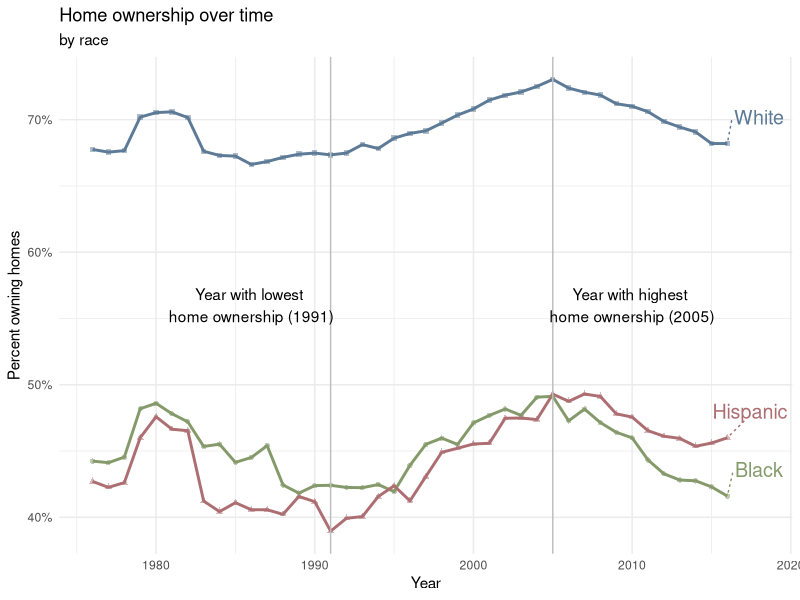
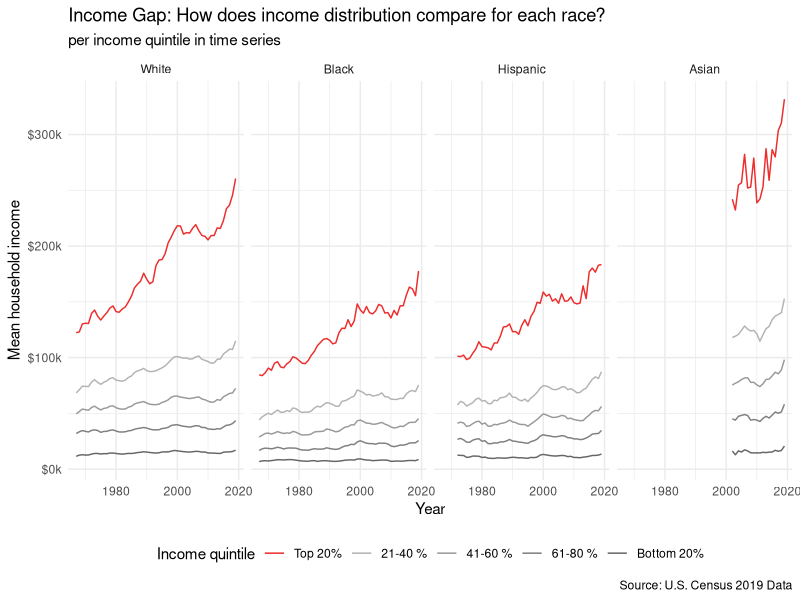
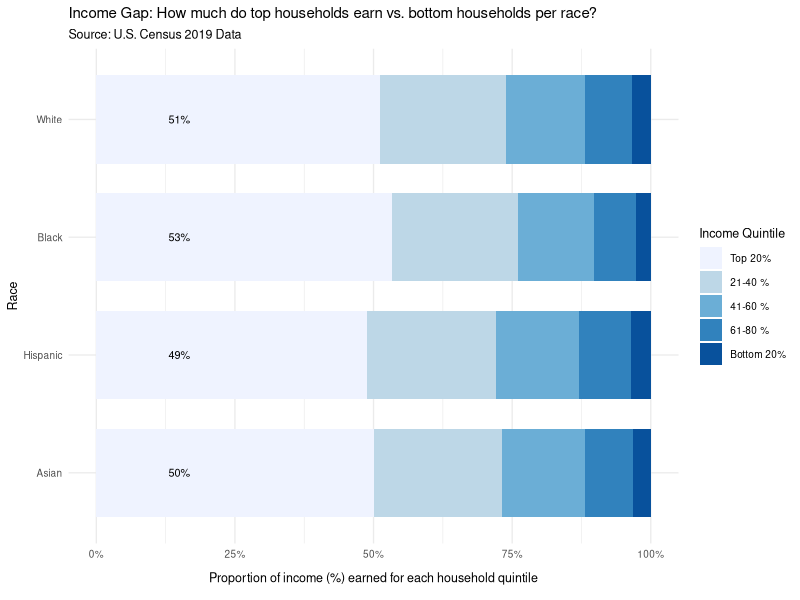

Reproduce these figures in R, in order.
## ---- chunk 1
knitr::opts_chunk$set(echo = TRUE)
## ---- chunk 2
library(tidyverse)
library(viridis)
library(ggrepel)
library(ggthemes)
# library(gganimate)
## ---- chunk 3
income_mean <- read_csv(file = "../data/income_mean.csv")
home_owner <- read_csv(file = "../data/home_owner.csv")
## ---- chunk 4
lowest_year <- home_owner %>%
  group_by(year) %>%
  summarize(mean_pct_unweighted = mean(home_owner_pct)) %>%
  arrange(mean_pct_unweighted) %>%
  slice(1) %>%
  pull(year)
highest_year <- home_owner %>%
  group_by(year) %>%
  summarize(mean_pct_unweighted = mean(home_owner_pct)) %>%
  arrange(desc(mean_pct_unweighted)) %>%
  slice(1) %>%
  pull(year)

last_year <- home_owner %>%
  group_by(race) %>%
  filter(year == max(year))
## ---- chunk 5
home_owner %>%
  ggplot(
    aes(x = year, y = home_owner_pct, color = race, shape = race)
  ) +
  geom_line(size = 1) +
  geom_point(alpha = 0.5, size = 1.5) +
  geom_vline(aes(xintercept = lowest_year), color = "grey") +
  geom_vline(aes(xintercept = highest_year), color = "grey") +
  annotate(geom = "text",
    x = lowest_year - 5, 
    y = 0.56,
    label = paste0("Year with lowest \nhome ownership (", lowest_year, ")"),
    color = "black"
    ) +
  annotate(
    geom = "text",
    x = highest_year + 5, 
    y = 0.56, 
    label = paste0("Year with highest \nhome ownership (", highest_year, ")"), 
    color = "black"
    ) +
  geom_text_repel(data = last_year,
                  aes(label = race),
                  direction = "y",
                  nudge_x = 2,
                  nudge_y = 0.02,
                  size = 5,
                  segment.linetype = "dotted") +
  scale_color_manual(values = c("#859a6a", "#ad6e72", "#5d7a96")) +
  scale_y_continuous(labels = scales::percent_format(scale = 100)) +
  labs(
    x = "Year",
    y = "Percent owning homes",
    color = "Race",
    shape = "Race",
    title = "Home ownership over time",
    subtitle = "by race"
  ) +
  theme_minimal() +
  theme(legend.position = "none")
## ---- chunk 6
income_mean <- income_mean %>%
  filter(!str_detect(race, "Combination"),
         !str_detect(race, "Not Hispanic"),
         !str_detect(race, "All"),
         dollar_type == "2019 Dollars",
         income_quintile != "Top 5%") %>%
  group_by(year, race, income_quintile) %>%
  summarize(income_dollars =  mean(income_dollars), 
            .groups = "drop") %>%
  mutate(race = str_remove(race, ',?\\s(.*)'),
         income_quintile = ordered(income_quintile, c("Lowest", "Second", 
                                                      "Middle", "Fourth", 
                                                      "Highest")),
      income_percentile = case_when(
        income_quintile == "Top 5%"   ~ "1st - 5th",
        income_quintile == "Highest"  ~ "Top 20%",
        income_quintile == "Fourth"   ~ "21-40 %",
        income_quintile == "Middle"   ~ "41-60 %",
        income_quintile == "Second"   ~ "61-80 %",
        income_quintile == "Lowest"   ~ "Bottom 20%"),
      income_percentile = ordered(income_percentile, 
                                  c("Bottom 20%", "61-80 %", "41-60 %", 
                                    "21-40 %", "Top 20%")),
      race = ordered(race, c("White", "Black", "Hispanic", "Asian")))
  
## ---- chunk 7
highest_perc_table <- income_mean %>%
  filter(year == 2019) %>%
  group_by(race) %>%
  transmute(income_quintile, percent = income_dollars/sum(income_dollars)) %>%
  filter(income_quintile == "Highest")
## ---- chunk 8

income_mean %>%
  ggplot(
    aes(x = year, y = income_dollars, color = income_percentile)
  ) +
  geom_line() +
  facet_wrap(.~race, nrow = 1) +
  scale_y_continuous(labels = scales::label_number(big.mark = ",", 
                                                   scale = 0.001, 
                                                   suffix = "k",
                                                   prefix = "$")) +
  scale_color_manual(values = c("grey40", "grey50", "grey60", "grey70", 
                                "firebrick2")) +
  labs(
    title = "Income Gap: How does income distribution compare for each race?",
    subtitle = "per income quintile in time series",
    x = "Year", 
    y = "Mean household income", 
    color = "Income quintile",
    caption = "Source: U.S. Census 2019 Data"
    ) +
  theme_minimal() +
  theme(legend.position = "bottom") +
  guides(color = guide_legend(reverse = TRUE))
## ---- chunk 9
income_mean %>%
  filter(year == 2019) %>%
  ggplot(
    aes(x = income_dollars,
        y = reorder(race, desc(race)))
    ) + 
  geom_bar(
    position = "fill", 
    stat = "identity", 
    aes(fill = income_percentile),
    width = 0.75
    ) +
  geom_text(
    data = highest_perc_table, 
    aes(y = race, 
        label = paste0(round(percent, 2)*100, "%")),
        x = 0.15, size = 2.75,
        color = "black") +
  scale_fill_brewer(type = "seq", palette = "Blues", direction = -1) +
  labs(
    title = "Income Gap: How much do top households earn vs. bottom households per race?",
    subtitle = "Source: U.S. Census 2019 Data",
    x = "Proportion of income (%) earned for each household quintile", 
    y = "Race", 
    fill = "Income Quintile",
    caption = ""
    ) +
  scale_colour_viridis_d() +
  scale_x_continuous(labels = scales::percent_format(scale = 100)) +
  theme_minimal(base_size = 10) +
  theme(text = element_text(size = 9),
        axis.title.x = element_text(vjust = -2)) +
  guides(fill = guide_legend(reverse = TRUE))
